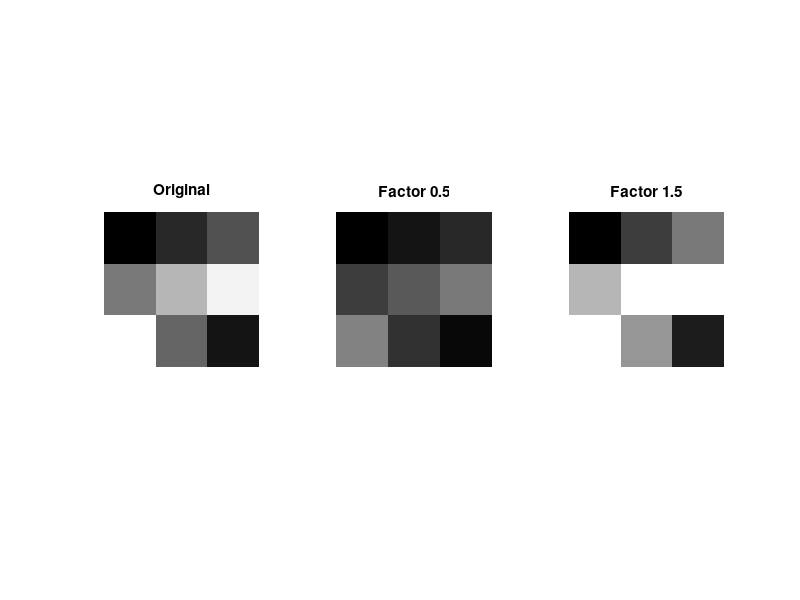

The MATLAB script that drew this image:
%% LOI GIAI LAB 3 - NHAN VA CHIA ANH
clear; close all; clc;
I = im2double(uint8([0 40 80;120 180 240;255 100 20]));
Idim = immultiply(I,0.5); Ibright = min(immultiply(I,1.5),1);
D = [1 2 4;2 3 5;4 5 0]; D(D==0)=eps;
Idiv = imdivide(I,D); disp(Idiv);
figure; subplot(1,3,1); imshow(I); title('Original');
subplot(1,3,2); imshow(Idim); title('Factor 0.5');
subplot(1,3,3); imshow(Ibright); title('Factor 1.5');
